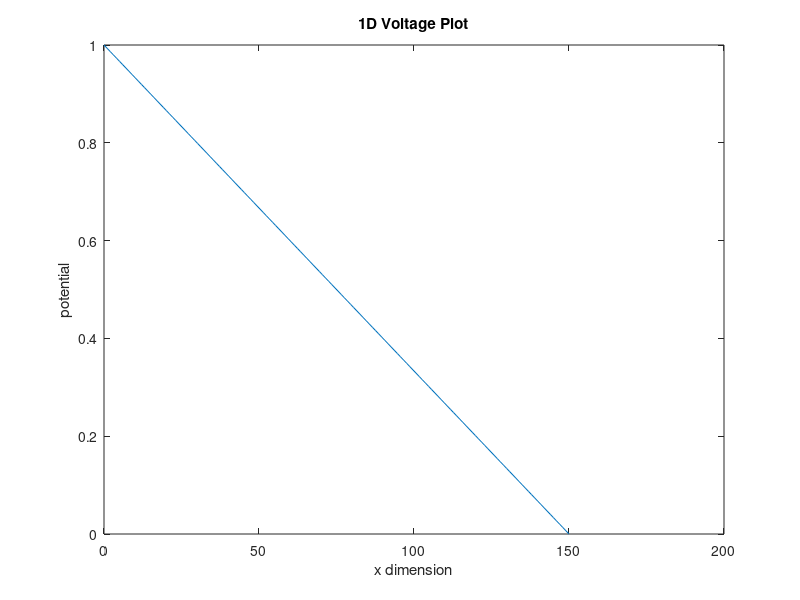

Write the MATLAB code that produced this figure.
%% Laplace's Equation - Part 1: One Dimensional Case 
% The first part of this problem is a solution to Laplace's equation along
% a 1-D section of a material with one side connected to a voltage source
% and the other end grounded. We expect to have a linear solution here. We
% are not using boundary conditions where the y-derivative of the potential
% is smooth at the upper boundary, so this is strictly a 1-D problem.

%initializing matrices
nx = 150;
ny = 100;
G = sparse(nx);
B = zeros(1,nx);
for i = 1:nx
    %Set up G-Matrix
     if i == 1
        G(i,i) = 1;
        B(i) = 1;
     elseif i == nx
        G(i,i) = 1;
     else
        G(i,i+1) = 1;
        G(i,i-1) = 1;
        G(i,i) = -2;
    end
end
%solve for V and plot
V = G\B';
X = linspace(0,150,length(V));
figure(1)
plot(X,V)
title('1D Voltage Plot')
xlabel('x dimension')
ylabel('potential')





